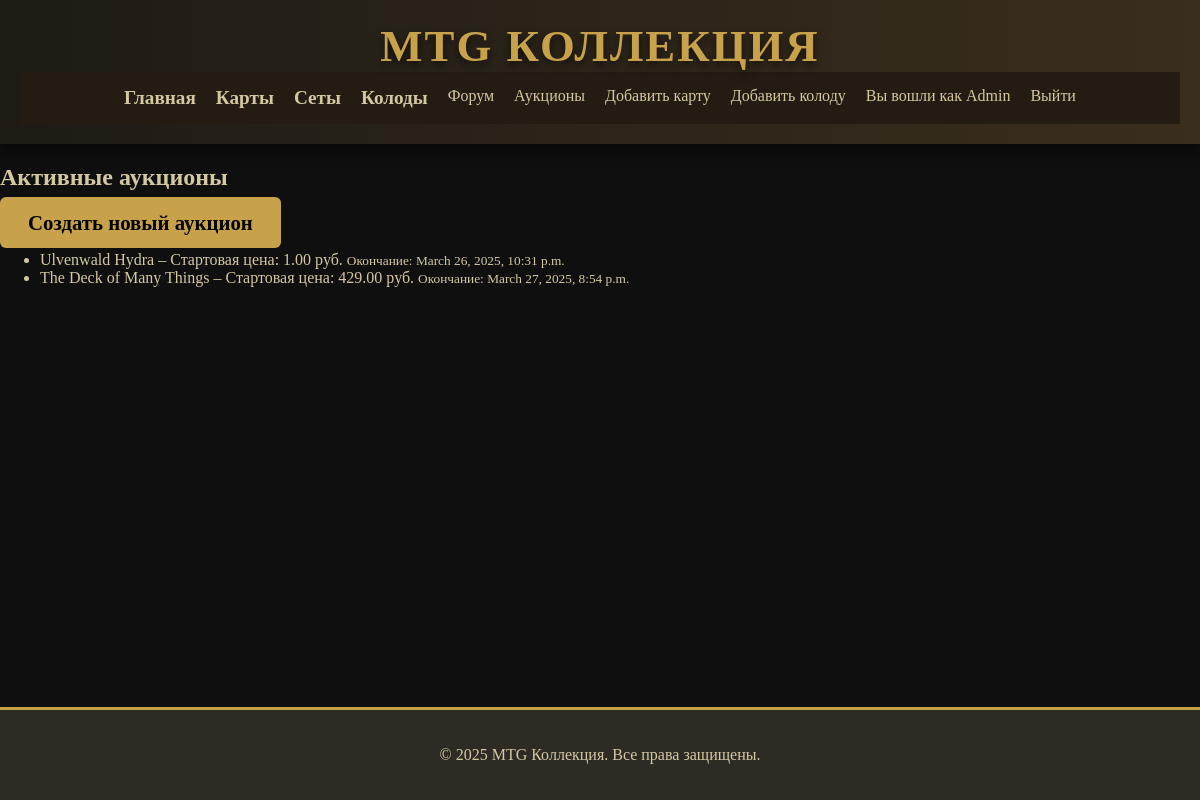
Page /auctions/ (signed in) on the committed database.
### auctions/models.py (models this page shows, shortened)
class Auction(models.Model):
    card = models.ForeignKey(Card, on_delete=models.CASCADE, related_name='auctions')
    seller = models.ForeignKey(User, on_delete=models.CASCADE, related_name='auctions')
    starting_price = models.DecimalField(max_digits=10, decimal_places=2)
    current_price = models.DecimalField(max_digits=10, decimal_places=2, null=True, blank=True)
    end_time = models.DateTimeField()
    approved = models.BooleanField(default=False)  # Аукцион публикуется только после подтверждения администратора
    is_active = models.BooleanField(default=True)   # Флаг активности аукциона
    created_at = models.DateTimeField(auto_now_add=True)

### mtg_app/models.py (models this page shows, shortened)
class Card(models.Model):
    scryfall_id = models.CharField(max_length=100, unique=True, verbose_name="Scryfall ID")
    name = models.CharField(max_length=200, verbose_name="Название")
    set = models.ForeignKey('Set', on_delete=models.CASCADE, verbose_name="Сет",related_name='cards')
    collector_number = models.CharField(max_length=20, verbose_name="Коллекционный номер")
    foil = models.BooleanField(default=False, verbose_name="Фоил")
    rarity = models.CharField(max_length=50, verbose_name="Редкость")
    quantity = models.IntegerField(default=1, verbose_name="Количество")
    purchase_price = models.DecimalField(max_digits=10, decimal_places=2,default=0, verbose_name="Цена покупки")
    language = models.CharField(max_length=50, verbose_name="Язык")
    condition = models.CharField(max_length=50, verbose_name="Состояние")
    image_url = models.CharField(max_length=200, blank=True, null=True, verbose_name="Ссылка на изображение")
    owner = models.ForeignKey(User, on_delete=models.CASCADE, related_name="cards", null=True, blank=True)

### auctions/views.py (the view)
# urls.py: path('', views.auction_list, name='auction_list'),
def auction_list(request):
    auctions = Auction.objects.filter(
        approved=True,
        is_active=True,
        end_time__gt=timezone.now()
    ).order_by('end_time')
    return render(request, 'auctions/auction_list.html', {'auctions': auctions})

### auctions/templates/auctions/auction_list.html (shortened to what this page needs)
{% extends 'mtg_app/base.html' %} {% load static %}  {% block content %}
<h2>Активные аукционы</h2>
<a href="{% url 'auctions:create_auction' %}" class="btn"
  >Создать новый аукцион</a
>
<ul>
  {% for auction in auctions %}
  <li>
    <a href="{% url 'auctions:auction_detail' auction.id %}">
      {{ auction.card.name }} – Стартовая цена: {{ auction.starting_price }}
      руб.
    </a>
    <small>Окончание: {{ auction.end_time }}</small>
  </li>
  {% empty %}
  <p>Нет активных аукционов.</p>
  {% endfor %}
</ul>
{% endblock %}

### mtg_app/templates/mtg_app/base.html (shortened to what this page needs)
{% load static %}
<html lang="ru">
  <head>
    <link rel="stylesheet" href="{% static 'mtg_app/styles.css' %}" />
  </head>
  <body>
    <header>
      <div class="header-content">
        <h1>MTG Коллекция</h1>
        <nav>
          <a href="{% url 'mtg_app:home' %}" class="nav-link">Главная</a>
          <a href="{% url 'mtg_app:card_list' %}" class="nav-link">Карты</a>
          <a href="{% url 'mtg_app:set_list' %}" class="nav-link">Сеты</a>
          <a href="{% url 'mtg_app:deck_list' %}" class="nav-link">Колоды</a>
          <a href="{% url 'forum:thread_list' %}">Форум</a>
          <a href="{% url 'auctions:auction_list' %}">Аукционы</a>
          {% if user.is_authenticated %}
          <a
            href="{% url 'mtg_app:add_card' %}"
            class="add-button {% if request.resolver_match.url_name == 'add_card' %}active{% endif %}"
            >Добавить карту</a
          >
          <a
            href="{% url 'mtg_app:add_deck' %}"
            class="add-button {% if request.resolver_match.url_name == 'add_deck' %}active{% endif %}"
            >Добавить колоду</a
          >
          <span>Вы вошли как {{ user.username }}</span>
          <a href="{% url 'logout' %}?next={% url 'mtg_app:home' %}">Выйти</a>
          {% else %}
          <a href="{% url 'login' %}">Войти</a>
          <a href="{% url 'mtg_app:register' %}">Регистрация</a>
          {% endif %}
        </nav>
      </div>
    </header>
    <main>
      {% block content %}{% endblock %}
    </main>
    <footer>
      <p>&copy; 2025 MTG Коллекция. Все права защищены.</p>
    </footer>
  </body>
</html>

### mtg_app/static/mtg_app/styles.css (style rules this page uses)
html, body { height: 100%; }
body { background: #0f0f0f; color: #d4c8a2; font-family: "Beleren", serif; margin: 0; padding: 0; min-height: 100vh; display: flex; flex-direction: column; }
main { flex: 1; }
header { background: linear-gradient(90deg, #1e1b15, #3a2e1e); padding: 20px; text-align: center; box-shadow: 0 4px 15px rgba(0, 0, 0, 0.7); }
header h1 { margin: 0; font-size: 2.8rem; color: #c8a24a; text-transform: uppercase; letter-spacing: 2px; text-shadow: 0 4px 8px rgba(0, 0, 0, 0.6); }
nav { display: flex; justify-content: center; gap: 20px; padding: 15px 0; background: #241c13; }
.nav-link { color: #d4c8a2; font-size: 1.2rem; text-decoration: none; font-weight: bold; transition: color 0.3s, transform 0.2s; }
.btn { background: #c8a24a; color: #000; padding: 14px 28px; text-decoration: none; border-radius: 6px; font-size: 1.3rem; font-weight: bold; transition: background 0.3s, color 0.3s, transform 0.2s; }
footer { background: #2e2b25; padding: 20px; text-align: center; color: #d4c8a2; font-size: 1rem; border-top: 3px solid #c8a24a; }
body::before { content: ""; position: fixed; top: 0; left: 0; width: 100%; height: 100%; background: url("/static/mtg_app/images/mtg_art.jpg") no-repeat center center/cover; opacity: 0.5; z-index: -1; }
a { text-decoration: none; color: inherit; }

### rows in the picture
Auction: card.name "Ulvenwald Hydra", starting_price "1.00", end_time "March 26, 2025, 10:31 p.m."
Auction: card.name "The Deck of Many Things", starting_price "429.00", end_time "March 27, 2025, 8:54 p.m."

### other values in the picture
{{ user.username }} "Admin"
